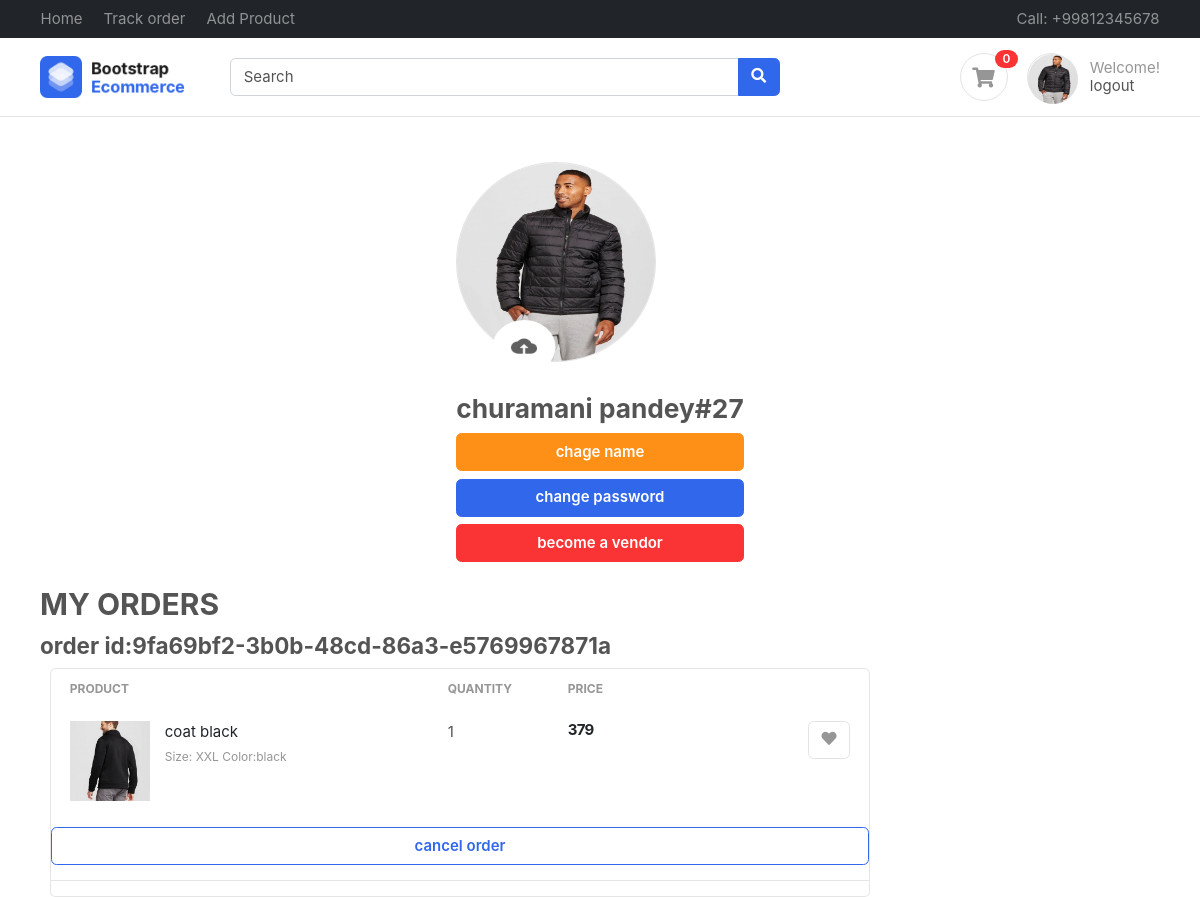
/accounts/profile/ (signed in), run on the app's committed database.
### accounts/models.py (models this page shows, shortened)
class Profile(BaseModel):
    user = models.OneToOneField(User, on_delete=models.CASCADE, related_name="profile")
    is_email_verified = models.BooleanField(default=False)
    email_token = models.CharField(max_length=255, null=True, blank=True)
    profile_image = models.ImageField(upload_to="media/profile/%Y")
    is_vendor = models.BooleanField(default=False)
    def get_cart_count(self):
        return CartItems.objects.filter(
            cart__is_orderd=False, cart__user=self.user
        ).count()

class Orders(BaseModel):
    cart = models.ForeignKey(Cart, on_delete=models.CASCADE, related_name="carts")
    is_shipped = models.BooleanField(default=False)
    is_orderd = models.BooleanField(default=False)
    is_delevered = models.BooleanField(default=False)
    amount = models.IntegerField(default=0, null=True, blank=True)
    name = models.CharField(max_length=90, null=True, blank=True)
    email = models.CharField(max_length=90, null=True, blank=True)
    address1 = models.CharField(max_length=90, null=True, blank=True)
    address2 = models.CharField(max_length=90, null=True, blank=True)
    city = models.CharField(max_length=90, null=True, blank=True)
    state = models.CharField(max_length=90, null=True, blank=True)
    zip = models.CharField(max_length=10, null=True, blank=True)
    phone = models.CharField(max_length=10, null=True, blank=True)

class Cart(BaseModel):
    user = models.ForeignKey(User, on_delete=models.CASCADE, related_name="carts")
    coupon = models.ForeignKey(Coupon, on_delete=models.SET_NULL, null=True, blank=True)
    token = models.CharField(max_length=255, null=True, blank=True)
    is_paid = models.BooleanField(default=False)
    is_orderd = models.BooleanField(default=False)

class CartItems(BaseModel):
    cart = models.ForeignKey(Cart, on_delete=models.CASCADE, related_name="cart_items")
    product = models.ForeignKey(
        Product, on_delete=models.SET_NULL, null=True, blank=True
    )
    quantity = models.IntegerField(default=0)
    color_varient = models.ForeignKey(
        ColorVarient, on_delete=models.SET_NULL, null=True, blank=True
    )
    size_varient = models.ForeignKey(
        SizeVarient, on_delete=models.SET_NULL, null=True, blank=True
    )
    def get_product_price(self):
        price = [self.product.price]
        if self.color_varient:
            color_var_price = self.color_varient.price
            price.append(color_var_price)
        if self.size_varient:
            size_var_price = self.size_varient.price
            price.append(size_var_price)
        return sum(price) * self.quantity

### products/models.py (models this page shows, shortened)
class Product(BaseModel):
    added_by = models.CharField(max_length=255, default="Ecom")
    product_name = models.CharField(max_length=255)
    category = models.ForeignKey(
        Category,
        on_delete=models.CASCADE,
        related_name="products",
        blank=True,
        null=True,
    )
    slug = models.SlugField(
        unique=True,
        null=True,
        blank=True,
        help_text=("not required"),
    )
    company = models.CharField(max_length=255, null=True, blank=True, default="Ecom")
    web = models.CharField(max_length=255, null=True, blank=True, default="Ecom.com")
    company_mail = models.CharField(
        max_length=255, null=True, blank=True, default="Ecom@gmail.com"
    )
    price = models.IntegerField()
    product_description = models.TextField()
    color_varient = models.ManyToManyField(ColorVarient, blank=True)
    size_varient = models.ManyToManyField(SizeVarient, blank=True)

class ProductImage(BaseModel):
    product = models.ForeignKey(
        Product, on_delete=models.CASCADE, related_name="product_images"
    )
    image = models.ImageField(upload_to="media/products")

class SizeVarient(BaseModel):
    size_name = models.CharField(max_length=255)
    price = models.IntegerField(default=0)
    def __str__(self):
        return self.size_name

class ColorVarient(BaseModel):
    color_name = models.CharField(max_length=255)
    price = models.IntegerField(default=0)
    def __str__(self):
        return self.color_name

### accounts/views.py (the view)
# urls.py: path("profile/", views.profile, name="profile"),
def profile(request):
    try:
        cash = 0
        user = request.user
        profile = Profile.objects.get(user=user)
        cart = Cart.objects.filter(user=user, is_orderd=True)
        if profile.is_vendor:
            wallet = Wallet.objects.get_or_create(profile=profile)
            cash = wallet[0].get_wallet_price(request)
        orders = []
        for c in cart:
            order = Orders.objects.filter(cart=c)
            orders.append(order)
        return render(
            request,
            "accounts/profile.html",
            context={"carts": cart, "orders": orders, "profile": profile, "cash": cash},
        )
    except Exception as e:
        print(e)
        messages.warning(request, "you are not logged in")
        return redirect("login_page")

### templates/accounts/profile.html (shortened to what this page needs)
{% extends 'base.html' %}
{% load static %}
{% block content %}
{% if user.is_authenticated %}
<form action="{% url 'save_image' %}" method="post" enctype="multipart/form-data">
    <div class="container">
        <div class="d-flex justify-content-center">
            <div class="flex-column d-flex mt-4">
                <div class="d-flex flex-column justify-content-center mt-4">
                    {% if profile.profile_image %}
                    <img class="rounded-circle border " src="{{profile.profile_image.url}}" alt="" width="200px"
                        height="200px">
                    {% else %}
                    <i class="fa fa-user icon icon-lg rounded-circle border"></i>
                    {% endif %}
                </div>
                <div class="w-50 d-flex justify-content-center mr-4">
                    <label for="img"><img class="img" src="{% static 'images/upload.png' %}" alt="" width="70px"
                            height="60px">
                    </label>
                </div>
                <div id="name" class="d-flex flex-column justify-content-center ">
                    <div id="names">
                        <h3>{{profile.user.first_name}} {{profile.user.last_name}}#{{profile.user.id}}
                        </h3>
                    </div>
                    <span id="changeBtn" onclick="changeName(event)" class="btn btn-warning mb-2">chage name</span>
                </div>
                <a class="btn btn-primary" href="{% url 'change_pwd' profile.user.id %}">change password</a>
                {% if profile.is_vendor %}
                <span>you are already vendor</span>
                {% else %}
                <a class="btn btn-danger mt-2" href="{% url 'verify' profile.user.username %}">become a vendor</a>
                {% endif %}
            </div>
        </div>
    </div>
</form>
<div class="container mt-4">
    <h2>MY ORDERS</h2>
    {% for order in orders %}
    <div class="container">
        <div class="row">
            {% if order %}
            <h4>order id:{{order.0.uid}}</h4>
            {% endif%}
            <main class="col-md-9">
                <div class="card">
                    {% for cart in carts %}
                    {% if order.0.cart.uid == cart.uid %}
                    <table class="table table-borderless table-shopping-cart">
                        <thead class="text-muted">
                            <tr class="small text-uppercase">
                                <th scope="col">Product</th>
                                <th scope="col" width="120">Quantity</th>
                                <th scope="col" width="120">Price</th>
                                <th scope="col" class="text-right" width="200"> </th>
                            </tr>
                        </thead>
                        <tbody>
                            {% for cart in cart.cart_items.all %}
                            <tr>
                                <td>
                                    <figure class="itemside">
                                        <div class="aside"><img src="{{cart.product.product_images.first.image.url}}"
                                                class="img-sm"></div>
                                        <figcaption class="info">
                                            <a href="{% url 'get_product' cart.product.slug %}"
                                                class="title text-dark">{{cart.product.product_name}} </a>
                                            <p class="small text-muted">Size:
                                                <span>{{cart.size_varient}}</span>
                                                Color:<span>{{cart.color_varient}}</span>
                                            </p>
                                        </figcaption>
                                    </figure>
                                </td>
                                <td>
                                    <p>{{cart.quantity}}</p>
                                </td>
                                <td>
                                    <div class="price-wrap">
                                        <var class="price">{{cart.get_product_price}}</var>
                                    </div>
                                </td>
                                <td class="text-right">
                                    <a data-original-title="Save to Wishlist" title="" href="" class="btn btn-light"
                                        data-toggle="tooltip"> <i class="fa fa-heart"></i></a>
                                </td>
                            </tr>
                            {% endfor %}
                        </tbody>
                    </table>
                    {% if order.0.is_orderd and order.0.is_shipped and order.0.is_delevered %}
                    <a href="{% url 'delete_orders' cart.uid %}" class="btn  btn-outline-primary"> <span
                            class="text">delete
                            order details</span></i> </a>
                    {% elif order.0.is_orderd and order.0.is_shipped %}
                    <span>Your order have been shipped</span>
                    {% elif order.0.is_orderd %}
                    <a href="{% url 'delete_orders' cart.uid %}" class="btn  btn-outline-primary"> <span
                            class="text">cancel
                            order</span></i> </a>
                    {% endif %}
                    <hr>
                    {% endif %}
                    {% endfor %}
                </div>
            </main>
        </div>
        {% endfor %}
    </div>
</div>
{% else %}
<a href="{% url 'login' %}">Please login to proceed</a>
{% endif %}
{% endblock %}

### templates/base.html (shortened to what this page needs)
{% load static %}
<!DOCTYPE HTML>
<html lang="en">
<head>
    <link href="{% static 'css/bootstrap.css' %}" rel="stylesheet" type="text/css" />
    <link href="{% static 'fonts/fontawesome/css/all.min.css' %}" type="text/css" rel="stylesheet">
    <link href="{% static 'css/ui.css' %}" rel="stylesheet" type="text/css" />
    <link href="{% static 'css/responsive.css' %}" rel="stylesheet" />
</head>
<body>
    <header class="section-header">
        <nav class="navbar navbar-dark navbar-expand p-0 bg-dark">
            <div class="container">
                <ul class="navbar-nav d-none d-md-flex mr-auto">
                    <li class="nav-item"><a class="nav-link" href="{% url 'index' %}">Home</a></li>
                    <li class="nav-item"><a class="nav-link" href="{% url 'track' %}">Track order</a></li>
                    {% if user.is_authenticated %}
                    <li class="nav-item"><a class="nav-link" href="{% url 'add_product' %}">Add Product</a></li>
                    {% endif %}
                </ul>
                <ul class="navbar-nav">
                    <li class="nav-item"><a href="#" class="nav-link"> Call: +99812345678 </a></li>
                </ul>
            </div>
        </nav>
        <section class="header-main border-bottom">
            <div class="container">
                <div class="row align-items-center">
                    <div class="col-lg-2 col-4">
                        <div class="brand-wrap">
                            <a href="{% url 'index' %}"><img class="logo" src="{% static 'images/logo.png' %}"></a>
                        </div>
                    </div>
                    <div class="col-lg-6 col-sm-12">
                        <form action="{% url 'search' %}" method="get" class="search">
                            <div class="input-group w-100">
                                <input type="text" name="keyword" class="form-control" placeholder="Search">
                                <div class="input-group-append">
                                    <button class="btn btn-primary" type="submit">
                                        <i class="fa fa-search"></i>
                                    </button>
                                </div>
                            </div>
                        </form>
                    </div>
                    <div class="col-lg-4 col-sm-6 col-8">
                        <div class="widgets-wrap float-md-right">
                            <div class="widget-header  mr-3">
                                <a href="{% url 'cart' %}" class="icon icon-sm rounded-circle border"><i
                                        class="fa fa-shopping-cart"></i></a>
                                <span
                                    class="badge badge-pill badge-danger notify">{{request.user.profile.get_cart_count}}</span>
                            </div>
                            <div class="widget-header icontext">
                                <a href="{% url 'profile' %}" class="icon icon-sm rounded-circle border">
                                    {% if profile.profile_image %}
                                    <img src="{{profile.profile_image.url}}" height="50px" width="50px"
                                        class="rounded-circle" alt="">
                                    {% else %}
                                    <i class="fa fa-user"></i>
                                    {% endif %}
                                </a>
                                <div class="text">
                                    <span class="text-muted">Welcome!</span>
                                    <div>
                                        {% if user.is_authenticated %}
                                        <a href="{% url 'logout' %}"> logout</a>
                                        {% else %}
                                        <a href="{% url 'login_page' %}">Sign in</a> |
                                        <a href="{% url 'register_page' %}"> Register</a>
                                        {% endif %}
                                    </div>
                                </div>
                            </div>
                        </div>
                    </div>
                </div>
            </div>
        </section>
    </header>
    {% block content %}
    {% endblock %}
</body>
</html>

### data on the page
Profile: profile_image (picture), user.first_name "churamani", user.last_name "pandey", user.id "27"
Orders: uid "9fa69bf2-3b0b-48cd-86a3-e5769967871a"
CartItems: product.product_images.first.image (picture), product.product_name "coat black", size_varient "XXL", color_varient "black", quantity "1", get_product_price "379"

### other printed values
{{ request.user.profile.get_cart_count }} "0"
